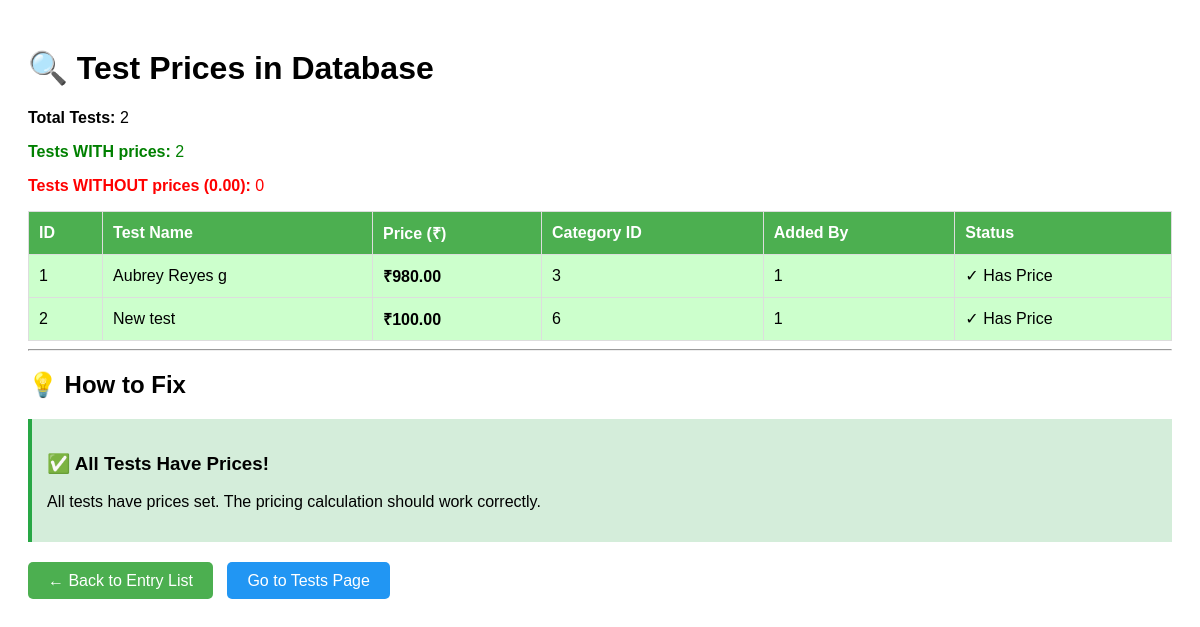
Before: /umakant/show_test_prices.php (signed in) with the older database file.
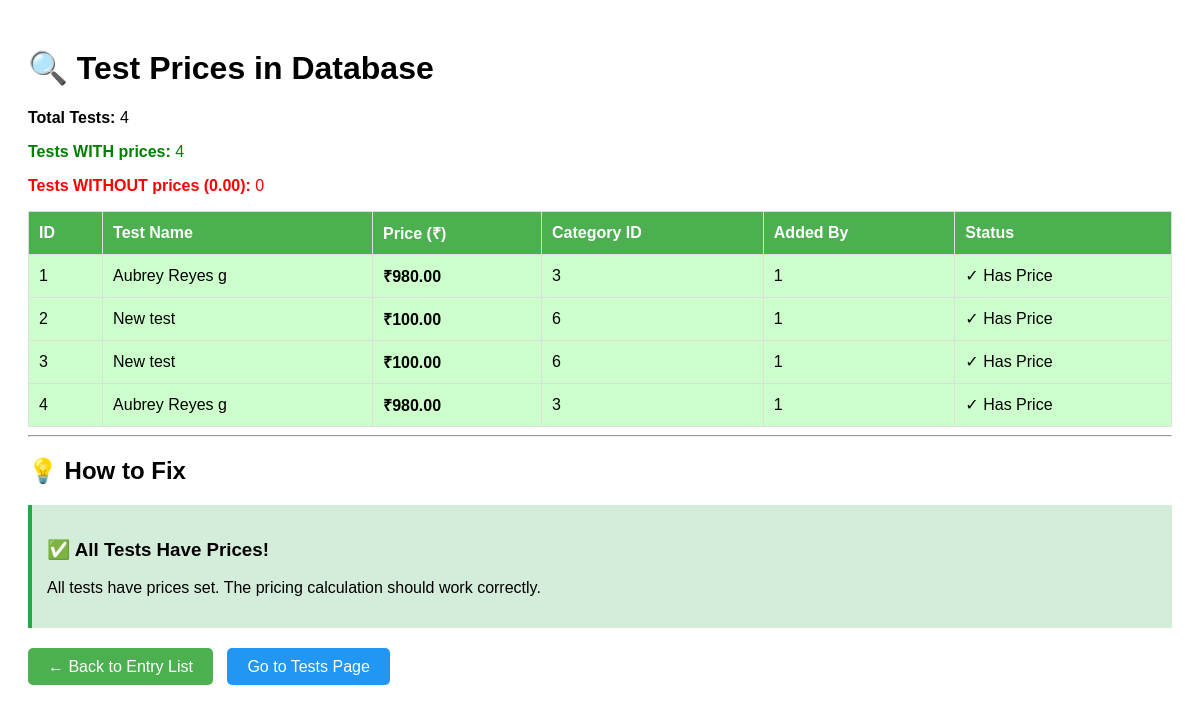
After: the same page with the newer database file.
### tables this page shows
CREATE TABLE `tests` (
  `id` int(11) NOT NULL,
  `name` varchar(255) NOT NULL,
  `category_id` int(11) DEFAULT NULL,
  `main_category_id` int(11) NOT NULL,
  `price` decimal(10,2) NOT NULL DEFAULT 0.00,
  `unit` varchar(50) DEFAULT NULL,
  `specimen` varchar(255) DEFAULT NULL,
  `default_result` text DEFAULT NULL,
  `reference_range` varchar(255) DEFAULT NULL,
  `min` decimal(10,2) DEFAULT NULL,
  `max` decimal(10,2) DEFAULT NULL,
  `description` text DEFAULT NULL,
  `min_male` decimal(10,2) DEFAULT NULL,
  `max_male` decimal(10,2) DEFAULT NULL,
  `min_female` decimal(10,2) DEFAULT NULL,
  `max_female` decimal(10,2) DEFAULT NULL,
  `min_child` decimal(10,2) DEFAULT NULL,
  `max_child` decimal(10,2) DEFAULT NULL,
  `child_unit` varchar(50) DEFAULT NULL,
  `sub_heading` tinyint(1) NOT NULL DEFAULT 0,
  `test_code` varchar(100) DEFAULT NULL,
  `method` varchar(255) DEFAULT NULL,
  `print_new_page` tinyint(1) NOT NULL DEFAULT 0,
  `shortcut` varchar(50) DEFAULT NULL,
  `added_by` int(11) DEFAULT NULL,
  `created_at` datetime DEFAULT NULL,
  `updated_at` datetime DEFAULT NULL
);

### umakant/show_test_prices.php (the view, shortened to what this page needs)
<?php
require_once 'inc/connection.php';
?>
<!DOCTYPE html>
<html>
<head>
</head>
<body>
    <h1>🔍 Test Prices in Database</h1>
    <?php
    $stmt = $pdo->query("SELECT id, name, price, category_id, added_by FROM tests ORDER BY id");
    $tests = $stmt->fetchAll(PDO::FETCH_ASSOC);
    $withPrice = 0;
    $withoutPrice = 0;
    foreach ($tests as $test) {
        if ($test['price'] > 0) {
            $withPrice++;
        } else {
            $withoutPrice++;
        }
    }
    ?>
    <p><strong>Total Tests:</strong> <?= count($tests) ?></p>
    <p style="color: green;"><strong>Tests WITH prices:</strong> <?= $withPrice ?></p>
    <p style="color: red;"><strong>Tests WITHOUT prices (0.00):</strong> <?= $withoutPrice ?></p>
    <table>
        <tr>
            <th>ID</th>
            <th>Test Name</th>
            <th>Price (₹)</th>
            <th>Category ID</th>
            <th>Added By</th>
            <th>Status</th>
        </tr>
        <?php foreach ($tests as $test): ?>
            <?php
            $rowClass = $test['price'] > 0 ? 'has-price' : 'zero';
            $status = $test['price'] > 0 ? '✓ Has Price' : '✗ NO PRICE';
            ?>
            <tr class="<?= $rowClass ?>">
                <td><?= $test['id'] ?></td>
                <td><?= htmlspecialchars($test['name']) ?></td>
                <td><strong>₹<?= number_format($test['price'], 2) ?></strong></td>
                <td><?= $test['category_id'] ?></td>
                <td><?= $test['added_by'] ?></td>
                <td><?= $status ?></td>
            </tr>
        <?php endforeach; ?>
    </table>
    <hr>
    <h2>💡 How to Fix</h2>
    <?php if ($withoutPrice > 0): ?>
        <h3>Option 1: Update via SQL (Quick Fix)</h3>
        <p>Run this SQL to set default prices for tests without prices:</p>
        <pre style="background: #f5f5f5; padding: 15px; border-radius: 5px;">
-- Set price to 100 for all tests that currently have 0
UPDATE tests SET price = 100.00 WHERE price = 0 OR price IS NULL;
-- Or set specific prices for specific tests:
UPDATE tests SET price = 980.00 WHERE id = 1;
UPDATE tests SET price = 100.00 WHERE id = 2;
        </pre>
        <h3>Option 2: Update via UI</h3>
        <ol>
            <li>Go to <a href="test.php">Tests Management Page</a></li>
            <li>Edit each test</li>
            <li>Set a price</li>
            <li>Save</li>
        </ol>
    <?php else: ?>
        <div style="background: #d4edda; padding: 15px; margin: 20px 0; border-left: 4px solid #28a745;">
            <h3>✅ All Tests Have Prices!</h3>
            <p>All tests have prices set. The pricing calculation should work correctly.</p>
        </div>
    <?php endif; ?>
    <p style="margin-top: 30px;">
        <a href="entry-list.php" style="background: #4CAF50; color: white; padding: 10px 20px; text-decoration: none; border-radius: 5px;">← Back to Entry List</a>
        <a href="test.php" style="background: #2196F3; color: white; padding: 10px 20px; text-decoration: none; border-radius: 5px; margin-left: 10px;">Go to Tests Page</a>
    </p>
</body>
</html>

### umakant/show_test_prices.php (style rules this page uses)
body { font-family: Arial; padding: 20px; }
table { border-collapse: collapse; width: 100%; }
th, td { border: 1px solid #ddd; padding: 10px; text-align: left; }
th { background: #4CAF50; color: white; }
.has-price { background: #ccffcc; }

Changed rows visible on the page:
added tests: id "3", name "New test", price "100.00", category "6", added_by "1", price "✓ Has Price"
added tests: id "4", name "Aubrey Reyes g", price "980.00", category "3", added_by "1", price "✓ Has Price"
Other visible differences:
count($tests): "2" → "4"
$withPrice: "2" → "4"
